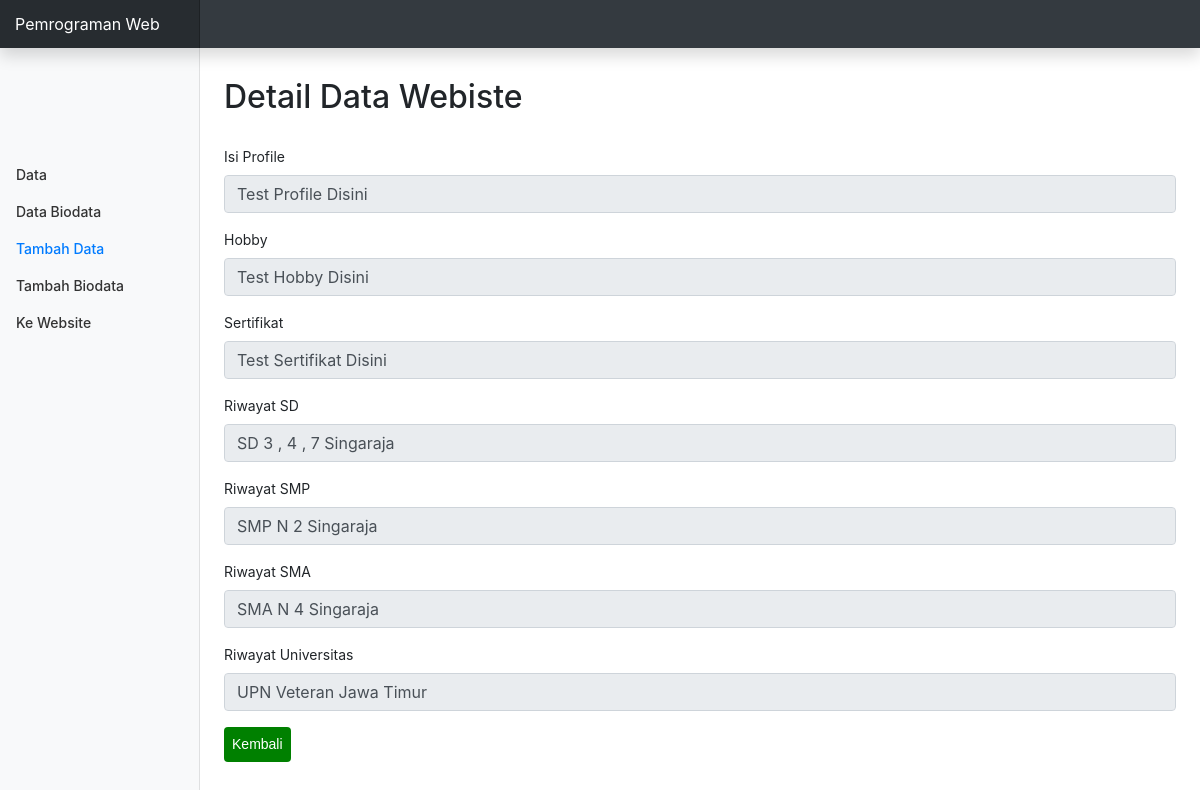
The app's page /detail.php with its own data.
### tables this page shows
CREATE TABLE `isi_biodata` (
  `isi_id` int(11) NOT NULL,
  `isi_profile` varchar(256) NOT NULL,
  `hobby` varchar(128) NOT NULL,
  `sertifikat` varchar(128) NOT NULL,
  `sd` varchar(128) NOT NULL,
  `smp` varchar(128) NOT NULL,
  `sma` varchar(128) NOT NULL,
  `universitas` varchar(128) NOT NULL
);

### conn.php (called while the page is built, shortened)
<?php
function connection() {
   $dbServer = 'localhost';
   $dbUser = 'root';
   $dbPass = '';
   $dbName = "biodata";
   $conn = mysqli_connect($dbServer, $dbUser, $dbPass);
   mysqli_select_db($conn,$dbName);
   return $conn;
}

### detail.php (the view, shortened to what this page needs)
<?php
  include ('conn.php');
?>
<!DOCTYPE html>
<html>
  <head>
    <link href="assets/css/bootstrap.min.css" rel="stylesheet">
    <link href="assets/css/dashboard.css" rel="stylesheet">
  </head>
  <body>
    <nav class="navbar navbar-dark fixed-top bg-dark flex-md-nowrap p-0 shadow">
      <a class="navbar-brand col-sm-3 col-md-2 mr-0" href="#">Pemrograman Web</a>
    </nav>
    <?php
                  $query = "SELECT * FROM isi_biodata";
                  $result = mysqli_query(connection(),$query);
                 ?>
                 <?php while($data = mysqli_fetch_array($result)): ?>
    <div class="container-fluid">
      <div class="row">
        <nav class="col-md-2 d-none d-md-block bg-light sidebar">
          <div class="sidebar-sticky">
            <ul class="nav flex-column" style="margin-top:100px;">
              <li class="nav-item">
                <a class="nav-link" href="<?php echo "index.php"; ?>">Data</a>
              </li>
              <li class="nav-item">
                <a class="nav-link" href="<?php echo "databdt.php"; ?>">Data Biodata</a>
              </li>
              <li class="nav-item">
                <a class="nav-link active" href="<?php echo "form.php"; ?>">Tambah Data</a>
              </li>
              <li class="nav-item">
                <a class="nav-link" href="<?php echo "formbdt.php"; ?>">Tambah Biodata</a>
              </li>
              <li class="nav-item">
                <a class="nav-link" href="<?php echo "home.php"; ?>">Ke Website</a>
              </li>
            </ul>
          </div>
        </nav>
        <main role="main" class="col-md-9 ml-sm-auto col-lg-10 px-4">
          <h2 style="margin: 30px 0 30px 0;">Detail Data Webiste</h2>
          <form action="index.php" method="POST">
            <div class="form-group">
              <label>Isi Profile</label>
              <input type="text" class="form-control" value="<?php echo $data['isi_profile']; ?>" readonly>
            </div>
            <div class="form-group">
              <label>Hobby</label>
              <input type="text" class="form-control" value="<?php echo $data['hobby']; ?>" readonly>
            </div>
            <div class="form-group">
              <label>Sertifikat</label>
              <input type="text" class="form-control" value="<?php echo $data['sertifikat']; ?>" readonly>
            </div>
            <div class="form-group">
              <label>Riwayat SD</label>
              <input type="text" class="form-control" value="<?php echo $data['sd']; ?>" readonly>
            </div>
            <div class="form-group">
              <label>Riwayat SMP</label>
              <input type="text" class="form-control" value="<?php echo $data['smp']; ?>" readonly>
            </div>
            <div class="form-group">
              <label>Riwayat SMA</label>
              <input type="text" class="form-control" value="<?php echo $data['sma']; ?>" readonly>
            </div>
            <div class="form-group">
              <label>Riwayat Universitas</label>
              <input type="text" class="form-control" value="<?php echo $data['universitas']; ?>" readonly>
            </div>
            <button href="index.php">Kembali</button>
          </form>
        </main>
      </div>
      <?php endwhile ?>
    </div>
  </body>
</html>

### assets/css/dashboard.css (style rules this page uses)
body { font-size: .875rem; }
.sidebar { position: fixed; top: 0; bottom: 0; left: 0; z-index: 100; padding: 48px 0 0; box-shadow: inset -1px 0 0 rgba(0, 0, 0, .1); }
.sidebar-sticky { position: relative; top: 0; height: calc(100vh - 48px); padding-top: .5rem; overflow-x: hidden; overflow-y: auto; }
.sidebar .nav-link { font-weight: 500; color: #333; }
.sidebar .nav-link.active { color: #007bff; }
[role="main"] { padding-top: 48px; }
.navbar-brand { padding-top: .75rem; padding-bottom: .75rem; font-size: 1rem; background-color: rgba(0, 0, 0, .25); box-shadow: inset -1px 0 0 rgba(0, 0, 0, .25); }

### detail.php (style rules this page uses)
button[href] { width: 7%; background-color: #d6d5c9; color: white; background: green; padding: 7px; margin-bottom: 10px; border: none; border-radius: 4px; cursor: pointer; font-family: 'Century Gothic',sans-serif; }

### records on screen
isi_biodata: isi_profile "Test Profile Disini", hobby "Test Hobby Disini", sertifikat "Test Sertifikat Disini", sd "SD 3 , 4 , 7 Singaraja", smp "SMP N 2 Singaraja", sma "SMA N 4 Singaraja", universitas "UPN Veteran Jawa Timur"
